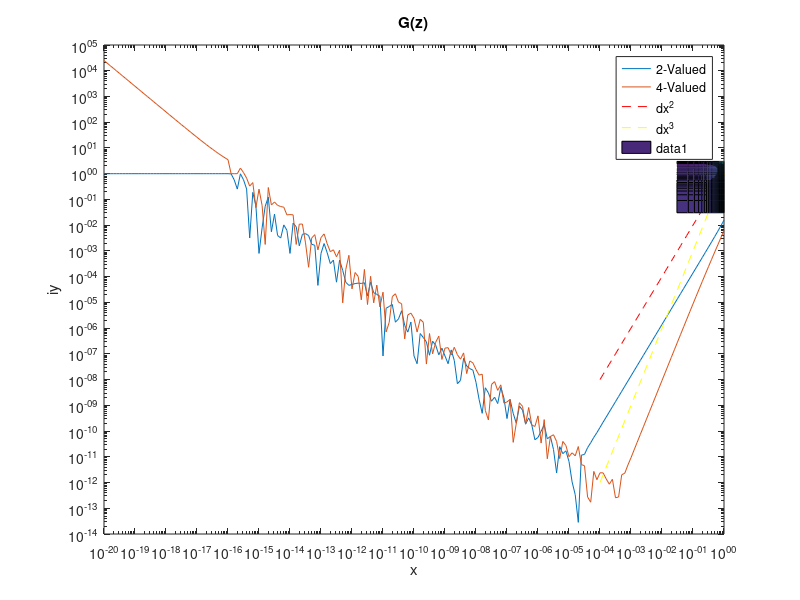
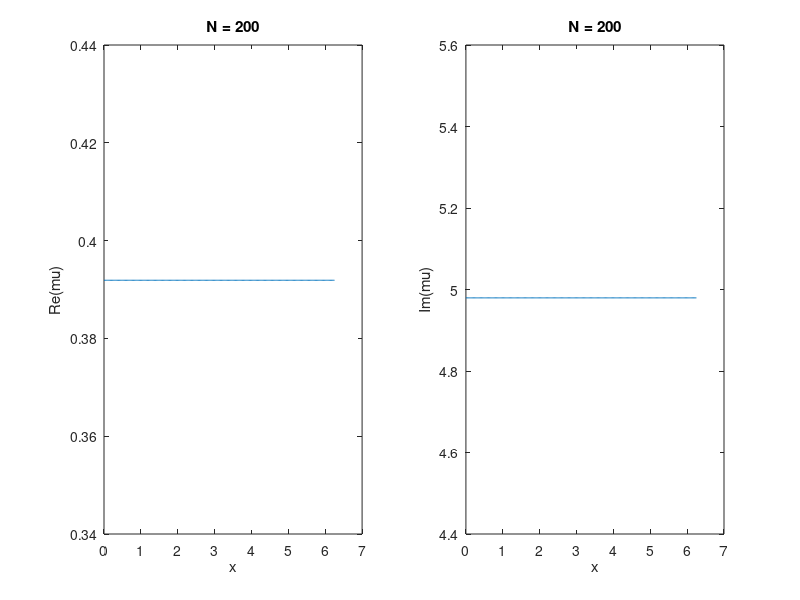

Write the MATLAB code that produced these figures, in order.
%% Homework 3


%% Task 1
close all;

dx = double(10.^[-20:0.1:0]);
x = double(2);

deriv = (x*(x+2))/(x+1)^2; % u'(x)
deriv3 = -6*(x+1)^-4; % u'''(x)
deriv4 = 24/(x+1)^5;  % u''''(x)

a = x+1./(1+x); % u(x)
b = (x-dx)+1./(1+(x-dx)); % u(x-dx)
c = (x+dx)+1./(1+(x+dx)); % u(x+dx)
d = (x+2*dx)+1./(1+(x+2*dx)); % u(x+2dx)
oldderivnum = (c-b)./(2.*dx); % 2-valued u'num(x) 
derivnum = (-3*a-2*b+6*c-d)./(6.*dx); % 4-valued u'num(x)

eps = abs(deriv - derivnum)./abs(deriv);
oldeps = abs(deriv - oldderivnum)./abs(deriv);

dx4 = dx.^3;
dx4(1:160) = NaN;
dx2 = dx.^2;
dx2(1:160) = NaN;

loglog(dx,[oldeps; eps ]);
hold all;
loglog(dx, dx2, 'r--');
loglog(dx, dx4, 'y--');
xlabel('dx');
ylabel('eps');
title('Error');
legend('2-Valued', '4-Valued','dx^2', 'dx^3');




%% Task 2
close all; 

x = linspace(-3,1);
y = linspace(-3,3);
[xx, yy] = meshgrid(x,y);
zz = xx + 1i * yy;

G =  abs( 1 + zz + (1/2)*zz.^2 + (1/6)*zz.^3 +(1/24)*zz.^4 );
surf(xx, yy, G);
zlabel('G(z)');
xlabel('x');
ylabel('iy');
title('G(z)');

figure();
contour(xx, yy,G,[1,1]);
zlabel('G(z)');
xlabel('x');
ylabel('iy');
title('G(z) = 1');

%% Task 3

N = 200;
dx = 2*pi/N;
x = 0:dx:2*pi; 
x = x(1:N); % remove the last value

I = eye(N);
Irs = [I(:,2:N) I(:,1) ];
D = (I - Irs) / dx; 

k=5; 

f = exp(1i*k*x);
derivf = 1i*k*exp(1i*k*x);
fnum = D*f';
fnum = fnum';

plot(x, real([f; fnum; derivf]) );
xlabel('x');
ylabel('Real part');
title( {['N = ' num2str(N)]} );
legend('f(x)', 'f''(x)','f''num(x)');

mu = fnum./f;
subplot(1,2,1);
plot(x, real(mu));
xlabel('x');
ylabel('Re(mu)');
title( {['N = ' num2str(N)]} );
subplot(1,2,2);
plot(x, imag(mu));
xlabel('x');
ylabel('Im(mu)');
title( {['N = ' num2str(N)]} );

ktilde = ( exp(1i*k*dx) - 1 )./...
         ( dx * 1i * exp(1i*k*dx) );
